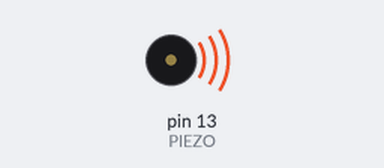
This sketch was run on a simulated Arduino Uno, built with avr-gcc and run on an emulated ATmega328P. Parts: buzzer (waves = sounding).

Above: at 0.1 s.
Timing chart, 0 to 40.0 s (numbered marks = the images above):
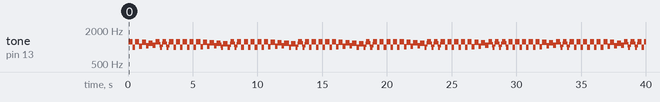

Measured:
- by itself, tone on pin 13 (PIEZO): plays 1240 Hz for 0.32 s, 998 Hz for 0.20 s, 1227 Hz for 0.32 s, 1023 Hz for 0.20 s, 1202 Hz for 0.32 s, 1048 Hz for 0.20 s … (185 notes in this stretch)

The sketch:

p91.ino
```cpp
#define PIEZO 13

#define DELAY_TIME1 400
#define DELAY_TIME2 500

void setup() {
  pinMode(PIEZO, OUTPUT);
}

void loop() {
  int i;

  for(i=0;i<400;i++){
    digitalWrite(PIEZO, HIGH);
    delayMicroseconds(DELAY_TIME1);
    digitalWrite(PIEZO, LOW);
    delayMicroseconds(DELAY_TIME1);
  }

  for(i=0;i<200;i++){
    digitalWrite(PIEZO, HIGH);
    delayMicroseconds(DELAY_TIME2);
    digitalWrite(PIEZO,LOW);
    delayMicroseconds(DELAY_TIME2);
  }
}
```
